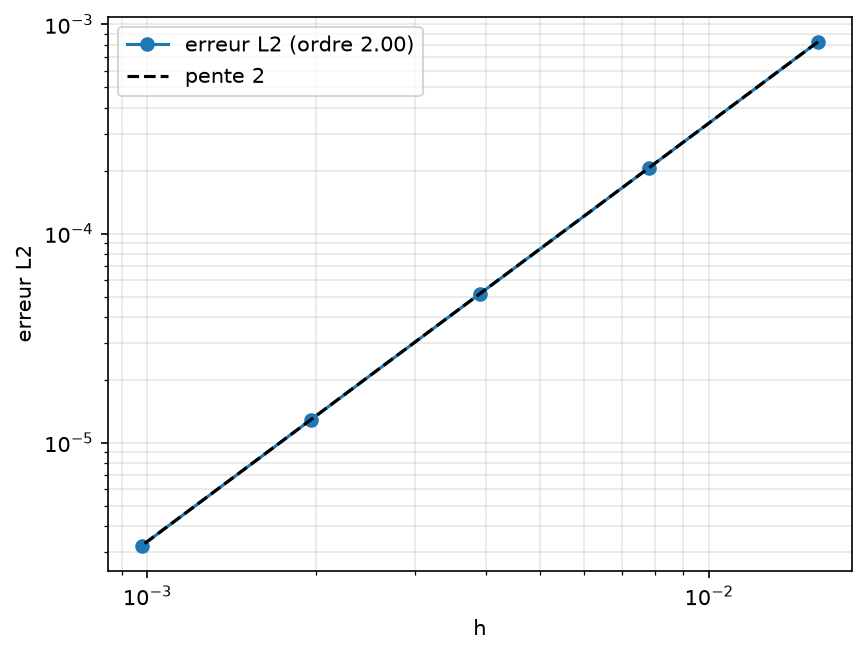

The Python source for this figure:
"""Lance ./exe sur plusieurs grilles, vérifie l'ordre 2 et trace l'erreur."""
import re
import subprocess
import time

import matplotlib.pyplot as plt
import numpy as np

ns, errs = [64, 128, 256, 512, 1024], []
for n in ns:
    t0 = time.perf_counter()
    out = subprocess.run(["./exe", str(n)], capture_output=True, text=True, check=True).stdout
    dt = time.perf_counter() - t0
    errs.append(float(re.search(r"L2\s*:\s*(\S+)", out)[1]))
    print(f"| {n} | {errs[-1]:.3e} | {dt:.2f} |", flush=True)

ordre = -np.polyfit(np.log(ns), np.log(errs), 1)[0]
print(f"ordre observé : {ordre:.3f}")
assert abs(ordre - 2) < 0.05

h = 1 / np.array(ns)
plt.loglog(h, errs, "o-", label=f"erreur L2 (ordre {ordre:.2f})")
plt.loglog(h, errs[0] * (h / h[0]) ** 2, "k--", label="pente 2")
plt.xlabel("h")
plt.ylabel("erreur L2")
plt.legend()
plt.grid(which="both", alpha=0.3)
plt.savefig("convergence.png", dpi=150, bbox_inches="tight")
